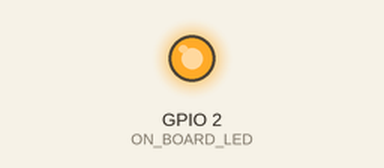
This sketch was run on a simulated ESP32. On the bench: output pins drawn as LEDs (lit = HIGH). WiFi joins after 1.5 s; servers stay silent unless stated; uploads are accepted with an empty reply; random numbers use the default seed unless the sketch sets one; what the sketch prints to the serial monitor is not drawn.

Above: at 0.1 s.
At 1.3 s:
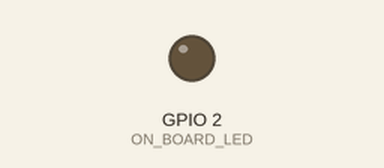
Timing chart, 0 to 2.8 s (numbered marks = the images above):
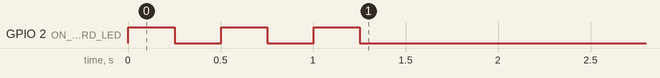

The sketch:

send_all_values.ino
```cpp
#if defined(ESP32)
  #include <WiFi.h>
#elif defined(ESP8266)
  #include <ESP8266WiFi.h>
#endif
#include <HTTPClient.h>

// Insert your network credentials.
#define WIFI_SSID "Galaxy A02s1685"
#define WIFI_PASSWORD "gikk3536"

// Insert Ngrok server URL
#define NGROK_URL "https://139e-154-161-20-3.ngrok-free.app/predict/prediction-input" // endpoint for server

// Define the Digital Pin of the "On Board LED".
#define ON_BOARD_LED 2

// Millis variable to send/store data to Ngrok server.
unsigned long sendDataPrevMillis = 0;
const long sendDataIntervalMillis = 10000; // Sends/stores data to Ngrok server every 10 seconds.

// Variables to store simulated sensor values
float N = 63.0;
float P = 40.0;
float K = 20.0;
float temperature = 27.0;
float humidity = 60.0;

// Function to generate random values around a central value with a specific range
float generateRandomValue(float centralValue, float range) {
  return centralValue + ((float)random(-range * 100, range * 100) / 100.0);
}

void connectToWiFi() {
  WiFi.mode(WIFI_STA);
  WiFi.begin(WIFI_SSID, WIFI_PASSWORD);
  Serial.println("---------------Connection");
  Serial.print("Connecting to : ");
  Serial.println(WIFI_SSID);

  unsigned long startAttemptTime = millis();

  // Attempt to connect for 10 seconds
  while (WiFi.status() != WL_CONNECTED && millis() - startAttemptTime < 10000) {
    Serial.print(".");
    digitalWrite(ON_BOARD_LED, HIGH);
    delay(250);
    digitalWrite(ON_BOARD_LED, LOW);
    delay(250);
  }

  // Check if the ESP32 is connected to WiFi
  if (WiFi.status() != WL_CONNECTED) {
    Serial.println();
    Serial.println("Failed to connect to WiFi. Restarting...");
    ESP.restart();
  }

  digitalWrite(ON_BOARD_LED, LOW);
  Serial.println();
  Serial.print("Successfully connected to : ");
  Serial.println(WIFI_SSID);
  Serial.println("---------------");
}

void setup() {
  Serial.begin(115200);
  Serial.println();

  pinMode(ON_BOARD_LED, OUTPUT);

  connectToWiFi();

  // Seed the random number generator
  randomSeed(analogRead(0));
}

void loop() {
  if (WiFi.status() == WL_CONNECTED && (millis() - sendDataPrevMillis > sendDataIntervalMillis || sendDataPrevMillis == 0)) {
    sendDataPrevMillis = millis();

    // Simulate values
    N = generateRandomValue(63.0, 5.0); // N will hover around 63.0 ± 5.0
    P = generateRandomValue(40.0, 3.0); // P will hover around 40.0 ± 3.0
    K = generateRandomValue(20.0, 2.0); // K will hover around 20.0 ± 2.0
    temperature = generateRandomValue(27.0, 2.0); // Temperature will hover around 27.0 ± 2.0
    humidity = generateRandomValue(60.0, 10.0); // Humidity will hover around 60.0 ± 10.0

    // Print the simulated values to the Serial Monitor
    Serial.print(" N: ");
    Serial.print(N);
    Serial.println();

    Serial.print(" P: ");
    Serial.print(P);
    Serial.println();

    Serial.print(" K: ");
    Serial.print(K);
    Serial.println();

    Serial.print(" Temperature: ");
    Serial.print(temperature);
    Serial.println(" °C");

    Serial.print(" Humidity: ");
    Serial.print(humidity);
    Serial.println(" %");

    // Prepare JSON payload
    String payload = "{\"N\": " + String(N) + ", \"P\": " + String(P) + ", \"K\": " + String(K) + ", \"temperature\": " + String(temperature) + ", \"humidity\": " + String(humidity) + "}";

    // Send data to Ngrok server
    if (sendDataToNgrok(payload)) {
      Serial.println("Data sent successfully");
    } else {
      Serial.println("Failed to send data");
    }
  }
  delay(100);
}

bool sendDataToNgrok(String payload) {
  HTTPClient http;
  http.begin(NGROK_URL);
  http.addHeader("Content-Type", "application/json");

  int httpResponseCode = http.POST(payload);

  if (httpResponseCode > 0) {
    String response = http.getString();
    Serial.println("HTTP Response code: " + String(httpResponseCode));
    Serial.println("Response: " + response);
    http.end();
    return true;
  } else {
    Serial.println("Error on sending POST: " + String(httpResponseCode));
    http.end();
    return false;
  }
}
```
